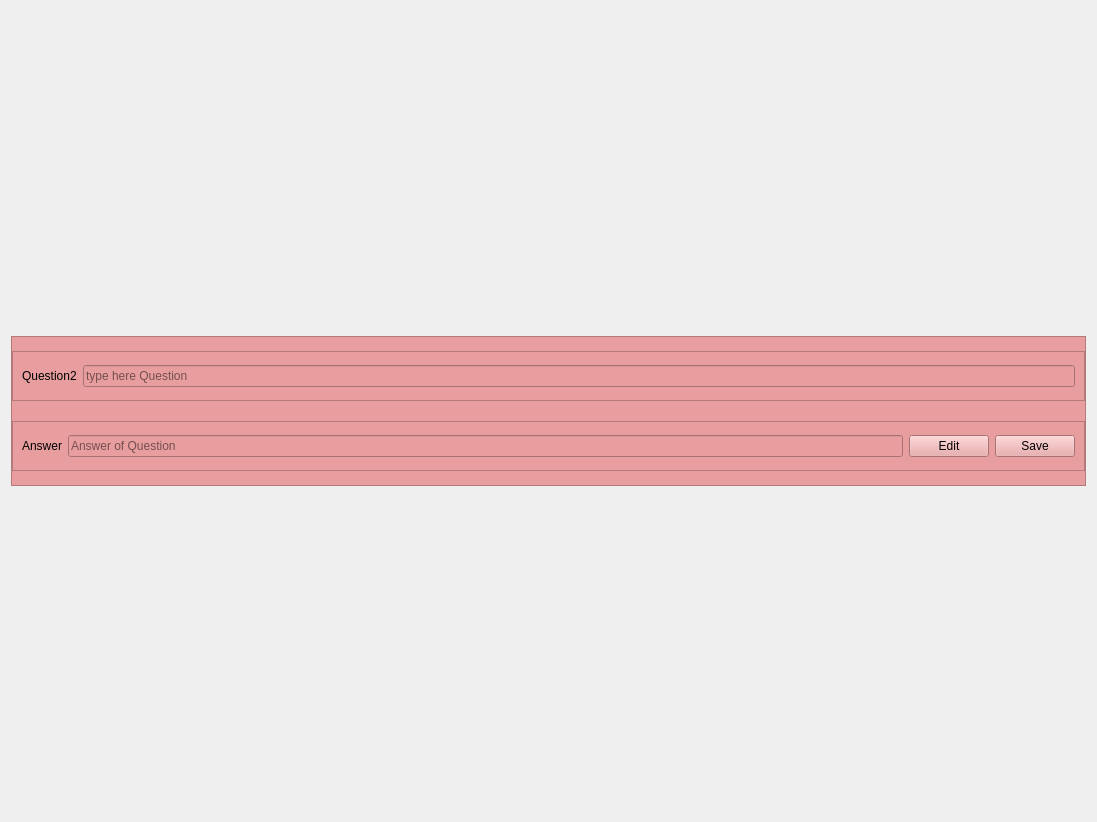
<?xml version="1.0" encoding="UTF-8"?>
<ui version="4.0">
 <class>Frame</class>
 <widget class="QFrame" name="Frame">
  <property name="geometry">
   <rect>
    <x>0</x>
    <y>0</y>
    <width>1097</width>
    <height>822</height>
   </rect>
  </property>
  <property name="windowTitle">
   <string>Frame</string>
  </property>
  <layout class="QVBoxLayout" name="verticalLayout">
   <item>
    <widget class="QFrame" name="Fillup">
     <property name="maximumSize">
      <size>
       <width>16777215</width>
       <height>150</height>
      </size>
     </property>
     <property name="styleSheet">
      <string notr="true">background-color: rgb(232, 158, 159);
color: rgb(0, 0, 0);</string>
     </property>
     <property name="frameShape">
      <enum>QFrame::StyledPanel</enum>
     </property>
     <property name="frameShadow">
      <enum>QFrame::Raised</enum>
     </property>
     <layout class="QVBoxLayout" name="verticalLayout_6">
      <property name="leftMargin">
       <number>0</number>
      </property>
      <property name="topMargin">
       <number>0</number>
      </property>
      <property name="rightMargin">
       <number>0</number>
      </property>
      <property name="bottomMargin">
       <number>0</number>
      </property>
      <item>
       <widget class="QFrame" name="frame_12">
        <property name="maximumSize">
         <size>
          <width>16777215</width>
          <height>50</height>
         </size>
        </property>
        <property name="frameShape">
         <enum>QFrame::StyledPanel</enum>
        </property>
        <property name="frameShadow">
         <enum>QFrame::Raised</enum>
        </property>
        <layout class="QHBoxLayout" name="horizontalLayout_8">
         <item>
          <widget class="QLabel" name="label_6">
           <property name="text">
            <string>Question2</string>
           </property>
          </widget>
         </item>
         <item>
          <widget class="QLineEdit" name="Que">
           <property name="placeholderText">
            <string>type here Question</string>
           </property>
          </widget>
         </item>
        </layout>
       </widget>
      </item>
      <item>
       <widget class="QFrame" name="frame_13">
        <property name="maximumSize">
         <size>
          <width>16777215</width>
          <height>50</height>
         </size>
        </property>
        <property name="frameShape">
         <enum>QFrame::StyledPanel</enum>
        </property>
        <property name="frameShadow">
         <enum>QFrame::Raised</enum>
        </property>
        <layout class="QHBoxLayout" name="horizontalLayout_9">
         <item>
          <widget class="QLabel" name="label_7">
           <property name="text">
            <string>Answer</string>
           </property>
          </widget>
         </item>
         <item>
          <widget class="QLineEdit" name="Ans">
           <property name="placeholderText">
            <string>Answer of Question</string>
           </property>
          </widget>
         </item>
         <item>
          <widget class="QPushButton" name="Disable_Fill">
           <property name="text">
            <string>Edit</string>
           </property>
          </widget>
         </item>
         <item>
          <widget class="QPushButton" name="save_fill">
           <property name="text">
            <string>Save</string>
           </property>
          </widget>
         </item>
        </layout>
       </widget>
      </item>
     </layout>
    </widget>
   </item>
  </layout>
 </widget>
 <resources/>
 <connections/>
</ui>
